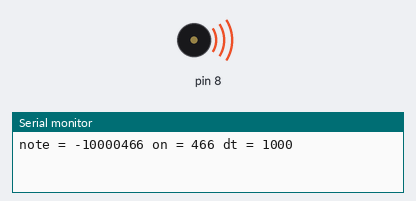
This sketch was run on a simulated Arduino Uno, built with avr-gcc and run on an emulated ATmega328P. Shown: buzzer (waves = sounding), the last lines printed to the serial monitor.

Above: at 1.6 s.
At 3.98 s:
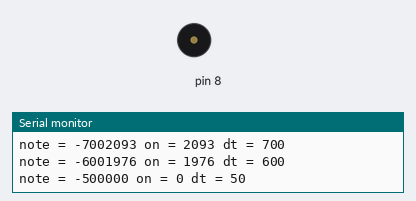
Timing chart, 0 to 5.3 s (numbered marks = the images above):
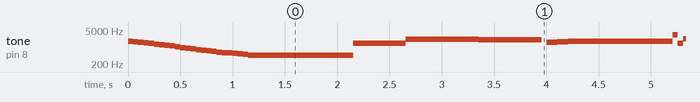

The sketch:

test-beep.ino
```cpp
static int _NoteFreq[84] =
{
  // ド ド#    レ    レ#   ミ    ファ   ファ# ソ     ソ#   ラ    ラ#    シ
  262,  277,  294,  311,  330,  349,  370,  392,  415,  440,  466,  494,
  523,  554,  587,  622,  659,  698,  740,  784,  831,  880,  932,  988,
  1047, 1109, 1175, 1245, 1319, 1397, 1480, 1568, 1661, 1760, 1865, 1976,
  2093, 2217, 2349, 2489, 2637, 2794, 2960, 3136, 3322, 3520, 3729, 3951,
};

static long dorakue[] =
{
  1760, 1661, 1568, 1480, 1397, 1319, 1245, 1175, 1109, 1047, 932, 880, 831, 784, 740, 698, 659, 622, 587, 587, 554, 523, 494, -10000466,
  -5001397, -7002093, -6001976, -500000, -1001568, -1001661, -10001760,
  3136, 1397, 2217, 1047, 1568, 1760, 2794, 1175, 1568, 1760, 784, 1568, 698, 2093, 831, 1319, 698, 1568, 1760, 1568,
  0
};

static int  notePos     = 0;
static char spbuff[256] = { 0 };

void setup()
{
  Serial.begin(115200);

  digitalWrite(8, LOW);
  pinMode(8, OUTPUT);
}

void loop()
{
  noTone(8);

  if (0 == dorakue[notePos])
  {
    notePos = 0;
    delay(2000);
  }

  if (0 > dorakue[notePos])
  {
    long on = (-1 * dorakue[notePos]) % 10000;
    long dt = (-1 * dorakue[notePos]) / 10000;

    sprintf(spbuff, "note = %ld on = %ld dt = %ld", dorakue[notePos], on, dt);
    Serial.println(spbuff);

    if (0 != on)
    {
      tone(8, on);
    }

    delay(dt);
  }

  else
  {
    tone(8, dorakue[notePos]);
    delay(50);
  }

  notePos++;
}
```

Measured:
- by itself, tone on pin 8: plays 1760 Hz for 0.05 s, 1661 Hz for 0.05 s, 1568 Hz for 0.05 s, 1480 Hz for 0.05 s, 1397 Hz for 0.05 s, 1319 Hz for 0.05 s … (784 notes in this stretch)
